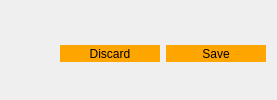
         <widget class="QWidget" name="horizontalWidget_9" native="true">
          <layout class="QHBoxLayout" name="horizontalLayout_13">
           <property name="leftMargin">
            <number>7</number>
           </property>
           <property name="bottomMargin">
            <number>4</number>
           </property>
           <item>
            <widget class="QLabel" name="label_6">
             <property name="maximumSize">
              <size>
               <width>80</width>
               <height>25</height>
              </size>
             </property>
             <property name="text">
              <string/>
             </property>
             <property name="pixmap">
              <pixmap>resources/acria_logo4.svg</pixmap>
             </property>
             <property name="scaledContents">
              <bool>true</bool>
             </property>
            </widget>
           </item>
           <item>
            <spacer name="horizontalSpacer_12">
             <property name="orientation">
              <enum>Qt::Horizontal</enum>
             </property>
             <property name="sizeHint" stdset="0">
              <size>
               <width>40</width>
               <height>20</height>
              </size>
             </property>
            </spacer>
           </item>
           <item>
            <widget class="QPushButton" name="pushButton_setting_discard">
             <property name="minimumSize">
              <size>
               <width>100</width>
               <height>0</height>
              </size>
             </property>
             <property name="maximumSize">
              <size>
               <width>16777215</width>
               <height>17</height>
              </size>
             </property>
             <property name="styleSheet">
              <string notr="true">background-color:white;
color:black;
border: none;
/*padding:30px;*/
width:80px;
padding-top:3px;
padding-bottom:3px;
background-color:orange;</string>
             </property>
             <property name="text">
              <string>Discard</string>
             </property>
             <property name="flat">
              <bool>true</bool>
             </property>
            </widget>
           </item>
           <item>
            <widget class="QPushButton" name="pushButton_setting_save">
             <property name="minimumSize">
              <size>
               <width>100</width>
               <height>0</height>
              </size>
             </property>
             <property name="maximumSize">
              <size>
               <width>16777215</width>
               <height>17</height>
              </size>
             </property>
             <property name="styleSheet">
              <string notr="true">background-color:white;
color:black;
border: none;
/*padding:30px;*/
width:80px;
padding-top:3px;
padding-bottom:3px;
background-color:orange;</string>
             </property>
             <property name="text">
              <string>Save</string>
             </property>
             <property name="flat">
              <bool>true</bool>
             </property>
            </widget>
           </item>
          </layout>
         </widget>
